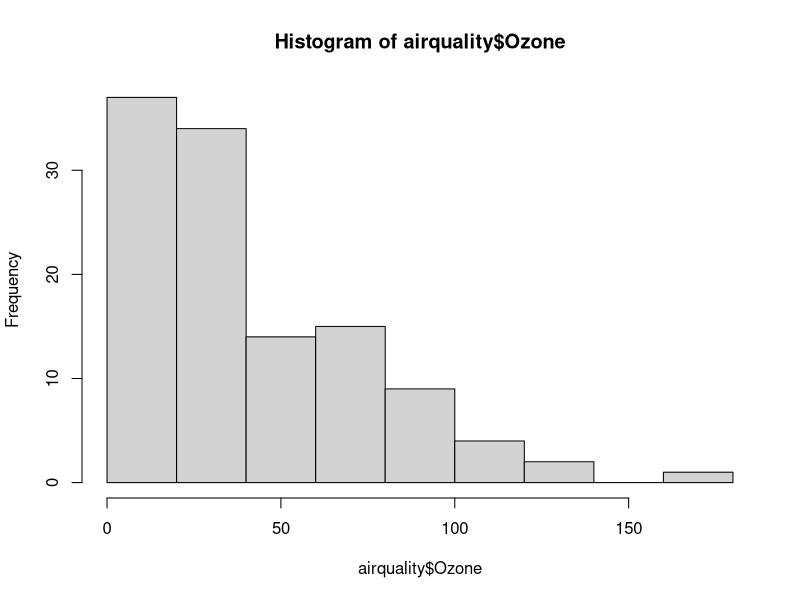
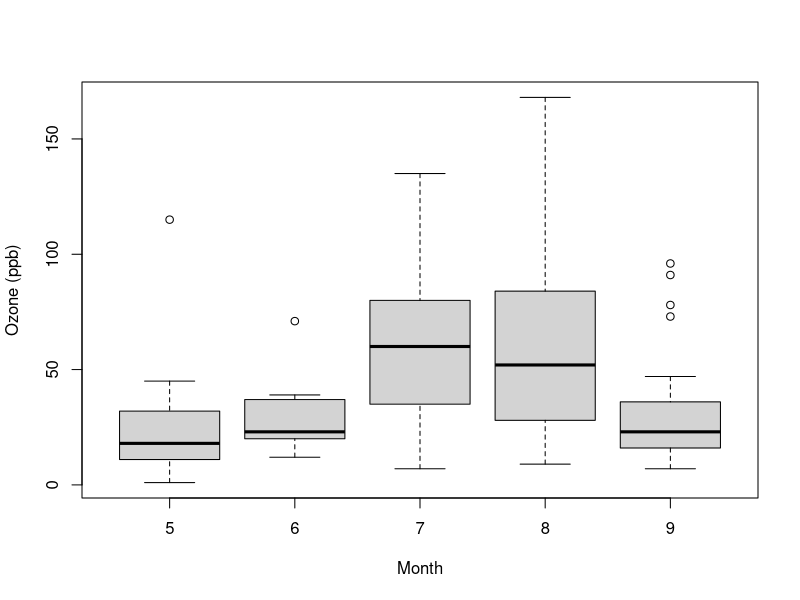
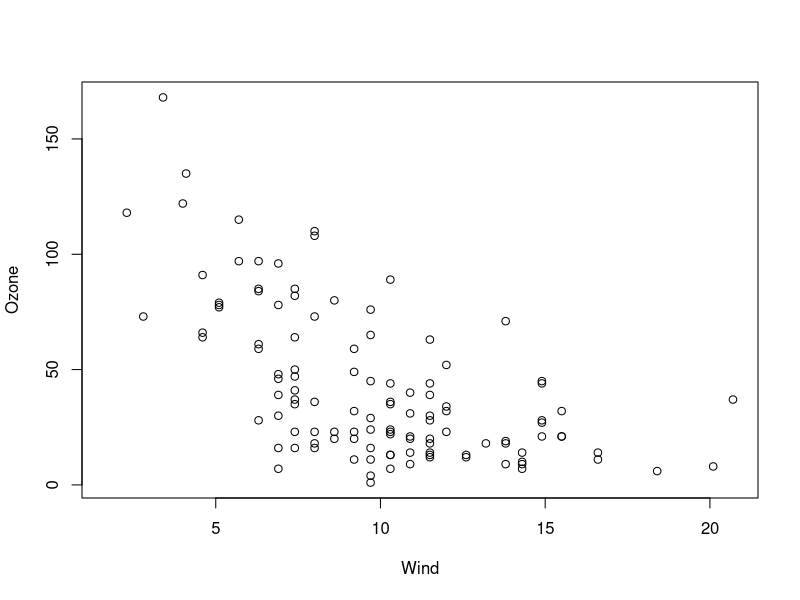
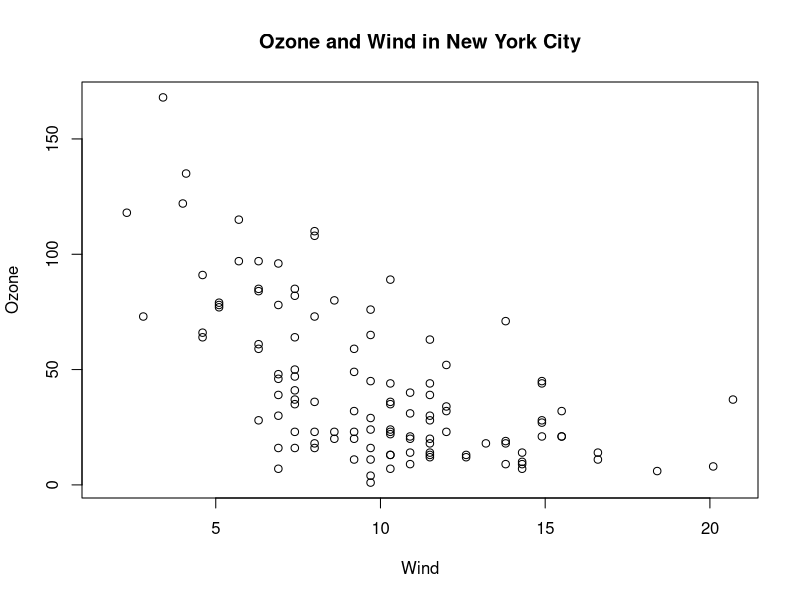
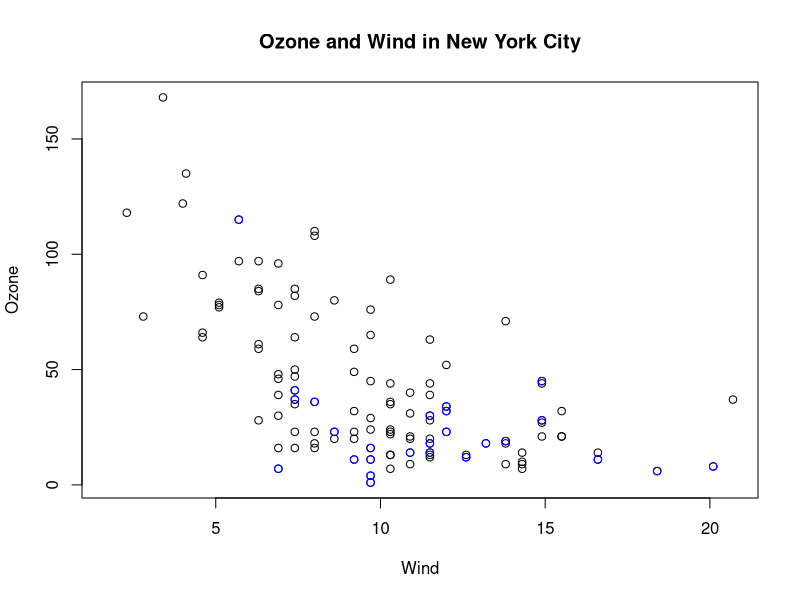
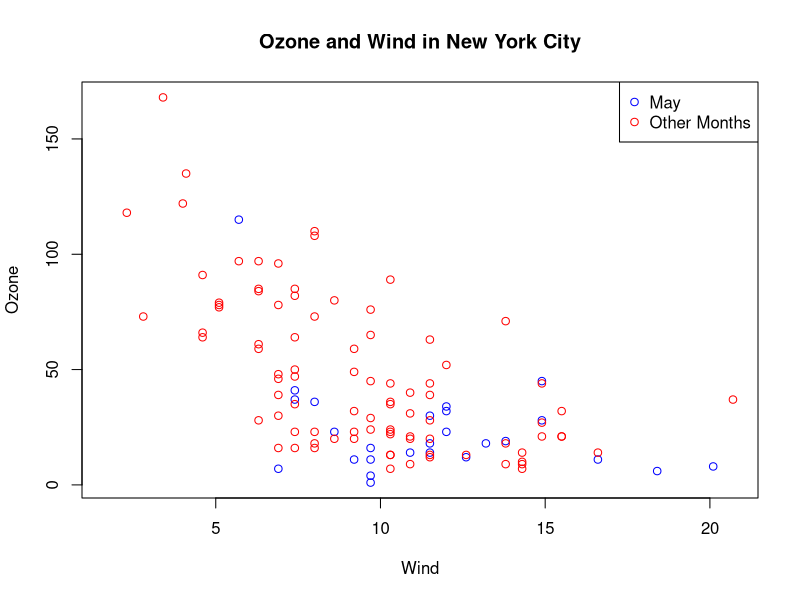
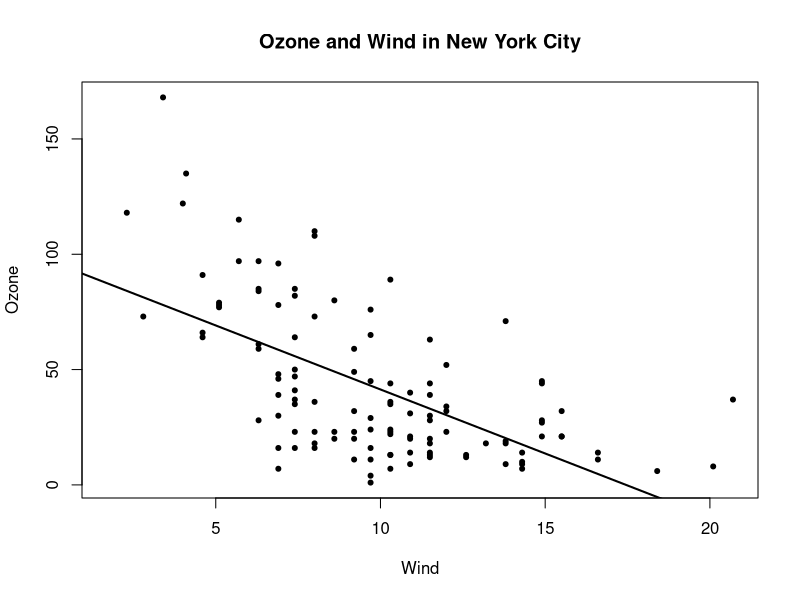
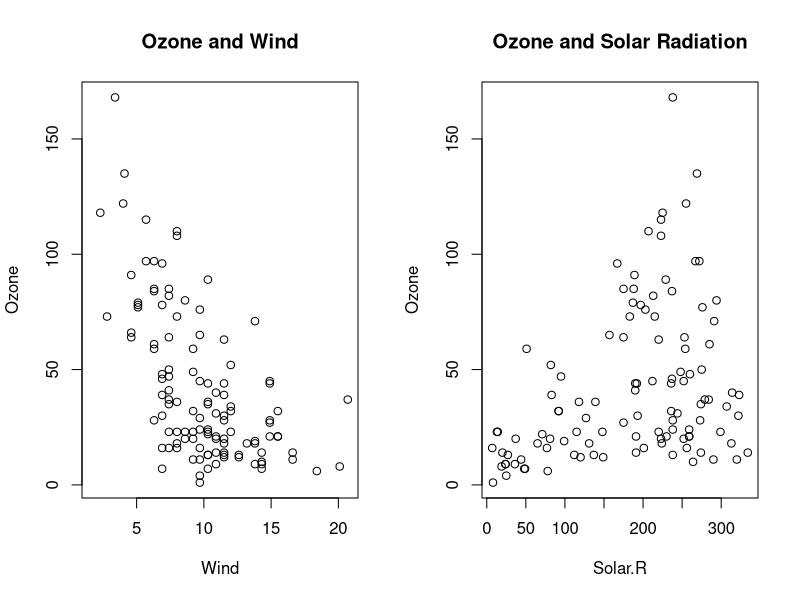

Write the R code that produced these figures, in order.
## ----,echo=FALSE---------------------------------------------------------
knitr::opts_chunk$set(comment = NA, fig.path = "images/plotbase-", prompt = TRUE, collapse = TRUE)

## ----,fig.height=5,fig.width=5,fig.cap="Ozone levels in New York City"----
library(datasets)

## Draw a new plot on the screen device
hist(airquality$Ozone)  

## ----,fig.height=5,fig.width=5,fig.cap="Ozone levels by month in New York City",message=FALSE----
airquality <- transform(airquality, Month = factor(Month))
boxplot(Ozone ~ Month, airquality, xlab = "Month", ylab = "Ozone (ppb)")

## ----,fig.height=5,fig.width=5,fig.cap="Scatterplot of wind and ozone in New York City"----
with(airquality, plot(Wind, Ozone))

## ------------------------------------------------------------------------
par("lty")
par("col")
par("pch")

## ------------------------------------------------------------------------
par("bg")
par("mar")
par("mfrow")

## ----,fig.height=5,fig.cap="Base plot with annotation"-------------------
library(datasets)

## Make the initial plot
with(airquality, plot(Wind, Ozone))

## Add a title
title(main = "Ozone and Wind in New York City")  

## ----,fig.height=5,fig.cap="Base plot with annotation"-------------------
with(airquality, plot(Wind, Ozone, main = "Ozone and Wind in New York City"))
with(subset(airquality, Month == 5), points(Wind, Ozone, col = "blue"))

## ----,fig.height=5,fig.cap="Base plot with multiple annotations"---------
with(airquality, plot(Wind, Ozone, main = "Ozone and Wind in New York City", type = "n"))
with(subset(airquality, Month == 5), points(Wind, Ozone, col = "blue"))
with(subset(airquality, Month != 5), points(Wind, Ozone, col = "red"))
legend("topright", pch = 1, col = c("blue", "red"), legend = c("May", "Other Months"))

## ----,fig.height=5,fig.cap="Scatterplot with linear regresion line"------
with(airquality, plot(Wind, Ozone, main = "Ozone and Wind in New York City", pch = 20))

## Fit a simple linear regression model
model <- lm(Ozone ~ Wind, airquality)

## Draw regression line on plot
abline(model, lwd = 2)

## ----,fig.height=5,fig.width=12,fig.cap="Panel plot with two plots"------
par(mfrow = c(1, 2))
with(airquality, {
	plot(Wind, Ozone, main = "Ozone and Wind")
	plot(Solar.R, Ozone, main = "Ozone and Solar Radiation")
})

## ----,fig.height=4,fig.width=12,fig.cap="Panel plot with three plots"----
par(mfrow = c(1, 3), mar = c(4, 4, 2, 1), oma = c(0, 0, 2, 0))
with(airquality, {
	plot(Wind, Ozone, main = "Ozone and Wind")
	plot(Solar.R, Ozone, main = "Ozone and Solar Radiation")
	plot(Temp, Ozone, main = "Ozone and Temperature")
	mtext("Ozone and Weather in New York City", outer = TRUE)
})

